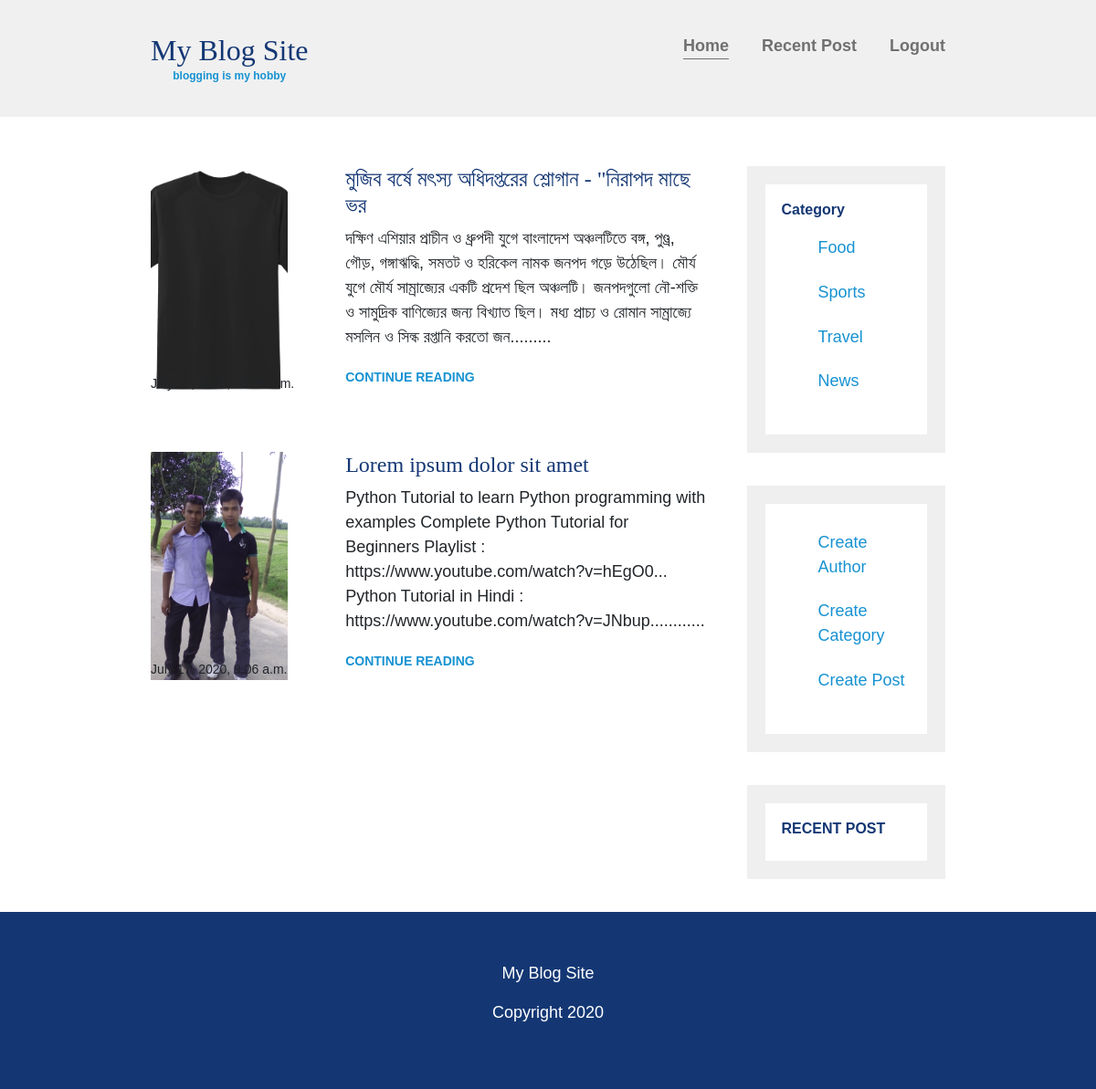
The app's page /posts-under-category/1 (signed in) with its own data.
### Blog_app/models.py (models this page shows, shortened)
class Post(models.Model):
    author = models.ForeignKey(User, on_delete=models.CASCADE)
    category = models.ForeignKey(Category, models.CASCADE)
    title = models.CharField(max_length=200)
    post_slug = models.SlugField(max_length=200, unique=True)
    post_img = models.ImageField(upload_to='post_img', null=True, blank=True)
    post_content = models.TextField()
    created_at = models.DateTimeField(auto_now_add=True)
    update_at = models.DateTimeField(auto_now=True)
    class Meta:
        ordering = ['-created_at']

class Category(models.Model):
    title = models.CharField(max_length=50)
    class Meta:
        verbose_name_plural = 'Categories'

### Blog_app/views.py (the view)
# urls.py: path('posts-under-category/<int:cat_id>', views.posts_under_category, name='posts-under-category'),
def posts_under_category(request, cat_id):
    category = Category.objects.get(pk=cat_id)
    posts = category.post_set.all()
    categories = Category.objects.all()
    context = {
        'posts': posts,
        'categories': categories
    }
    return render(request, 'blog/posts_under_category.html', context)

### Blog_app/templatetags/custom_filters.py (called while the page is built)
def range_filter(value):
    return value[0:300] + "........."

### templates/blog/posts_under_category.html (shortened to what this page needs)
{% extends 'base.html' %}
{% load custom_filters %}
{% block content_block %}
        {% for post in posts %}
        <article class="article-recent">
          <div class="article-recent-main">
            <h2 class="article-title">{{ post.title }}</h2>
            <p class="article-body">
              {{ post.post_content|range_filter }}
            </p>
            <a href="{% url 'Blog_app:posts-detail' post_id=post.pk %}" class="article-read-more">CONTINUE READING</a>
          </div>
          <div class="article-recent-secondary">
            {% if post.post_img %}
           <div class="img">
             <img src="{{ post.post_img.url }}" alt="" class="article-image" />
           </div>
         {% else %}
        <img
            src="https://www.pongboss.com/wp-content/uploads/2017/09/nutrition-cover-1024x700.jpg"
            alt=""
            class="article-image"
          />
         {% endif %}
            <p class="article-info">{{ post.created_at }}</p>
          </div>
        </article>
{% endfor %}
{% endblock %}

### templates/base.html (shortened to what this page needs)
<!DOCTYPE html>
{% load static %}
<html lang="en">
  <head>
    <link rel="stylesheet" href="https://stackpath.bootstrapcdn.com/bootstrap/4.5.0/css/bootstrap.min.css">
    <link rel="stylesheet" href="{% static 'resources/css/main.css' %}" />
  </head>
  <body>
    <header>
      <div class="container container-flex">
        <a href="{% url 'Blog_app:home' %}">
          <div class="site-title">
          <h1>My Blog Site</h1>
          <p class="subtitle">blogging is my hobby</p>
        </div>
        </a>
        <nav>
          <ul>
            <li><a class="current-page" href="{% url 'Blog_app:home' %}">Home</a></li>
            <li><a href="{% url 'Blog_app:recent-posts' %}">Recent Post</a></li>
            {% if request.user.is_authenticated %}
            <li><a href="{% url 'Login_app:logout' %}">Logout</a></li>
            {% else %}
            <li><a href="{% url 'Login_app:login' %}">Login</a></li>
            {% endif %}
          </ul>
        </nav>
      </div>
    </header>
    <div class="container container-flex">
      <main role="main">
        {% block content_block %}
        {% endblock %}
      </main>
      {% include 'sidebar.html' %}
    <footer>
      <p>My Blog Site</p>
      <p>Copyright 2020</p>
    </footer>
  </body>
</html>

### templates/sidebar.html (shortened to what this page needs)
{% load custom_filters %}
<aside class="sidebar">
    {% if request.user.is_authenticated %}
        <div class="sidebar-widget">
           <h2 class="widget-title">Category</h2>
          <ul>
            {% for category in categories %}
            <li><a href="{% url 'Blog_app:posts-under-category' cat_id=category.pk %}">{{ category.title }}</a></li>
            {% endfor %}
          </ul>
        </div>
        <div class="sidebar-widget">
          <ul>
            <li><a href="">Create Author</a></li>
            <li><a href="{% url 'Blog_app:create-category' %}">Create Category</a></li>
            <li><a href="{% url 'Blog_app:create-post' %}">Create Post</a></li>
          </ul>
        </div>
        {% endif %}
        <div class="sidebar-widget">
          <h2 class="widget-title">RECENT POST</h2>
        </div>
      </aside>
</div>

### static/resources/css/main.css (style rules this page uses)
body { margin: 0; padding: 0; font-family: "Ubuntu", sans-serif; font-size: 1.125rem; font-weight: 300; }
img { max-width: 100%; display: block; }
h1, h2, h3 { font-family: "Lora", serif; font-weight: 400; color: #143774; margin-top: 0; }
h1 { margin: 0; font-size: 2rem; }
a { color: #1792d2; }
.subtitle { margin: 0; font-size: 0.75rem; font-weight: 700; color: #1792d2; }
.article-title { font-size: 1.5rem; }
.article-read-more, .article-info { font-size: 0.875rem; }
.article-read-more { color: #1792d2; text-decoration: none; font-weight: 700; }
.article-info { margin: 2em 0; }
.widget-title, .widget-recent-post-title { font-size: 1rem; }
.widget-title { font-family: "Ubuntu", sans-serif; font-weight: 700; }
.article-recent-secondary .img { width: 150px; height: 200px; }
.article-recent-secondary .img img { width: 100%; height: 100%; }
.container { width: 90%; max-width: 900px; margin: 0 auto; }
.container-flex { display: flex; flex-direction: column; justify-content: space-between; }
header { background-color: #f0f0f0; padding: 2em 0; text-align: center; margin-bottom: 3em; }
footer { background: #143774; color: #fff; text-align: center; padding: 3em 0; }
@media (min-width: 675px) { .container-flex { flex-direction: row; } }
@media (min-width: 675px) { main { width: 70%; } }
@media (min-width: 675px) { aside { width: 25%; min-width: 200px; margin-left: 1em; } }
nav ul { list-style: none; display: flex; padding: 0; justify-content: center; }
nav li { margin-left: 2em; }
nav a { text-decoration: none; color: #707070; font-weight: 700; padding: 0.25em 0; }
.current-page { border-bottom: 1px solid #707070; }
.article-recent { display: flex; flex-direction: column; margin-bottom: 2em; }
.article-recent-main { order: 2; }
.article-recent-secondary { order: 1; }
@media (min-width: 675px) { .article-recent { flex-direction: row; justify-content: space-between; } }
@media (min-width: 675px) { .article-recent-main { width: 65%; } }
@media (min-width: 675px) { .article-recent-secondary { width: 33%; } }
@media (min-width: 675px) { .article-image { width: 100%; min-height: 250px; object-fit: cover; } }
@media (min-width: 675px) { .article-image { order: -2; } }
@media (min-width: 675px) { .article-info { order: -1; } }
.sidebar-widget { border: 20px solid #efefef; margin-bottom: 2em; padding: 1em; }
.sidebar-widget ul { list-style: none; }
.sidebar-widget ul li { display: block; padding: 0.6em 0; }
.sidebar-widget ul li a { text-decoration: none; }

### records on screen
Post: title "মুজিব বর্ষে মৎস্য অধিদপ্তরের শ্লোগান - \"নিরাপদ মাছে ভর", post_content|range_filter "দক্ষিণ এশিয়ার প্রাচীন ও ধ্রুপদী যুগে বাংলাদেশ অঞ্চলটিতে বঙ্গ, পুণ্ড্র, গৌড়, গঙ্গাঋদ্ধি, সমতট ও হরিকেল নামক জনপদ গড়ে উঠেছিল। মৌর্য যুগে মৌর্য সাম্রাজ্যের একটি প্রদেশ ছিল অঞ্চলটি। জনপদগুলো নৌ-শক্তি ও সামুদ্রিক বাণিজ্যের জন্য বিখ্যাত ছিল। মধ্য প্রাচ্য ও রোমান সাম্রাজ্যে মসলিন ও সিল্ক রপ্তানি করতো জন.........", post_img (picture), created_at "July 17, 2020, 10:55 a.m."
Post: title "Lorem ipsum dolor sit amet", post_content|range_filter "Python Tutorial to learn Python programming with examples Complete Python Tutorial for Beginners Playlist : https://www.youtube.com/watch?v=hEgO0... Python Tutorial in Hindi : https://www.youtube.com/watch?v=JNbup............", post_img (picture), created_at "July 17, 2020, 9:06 a.m."
Category: title "Food"
Category: title "Sports"
Category: title "Travel"
Category: title "News"
